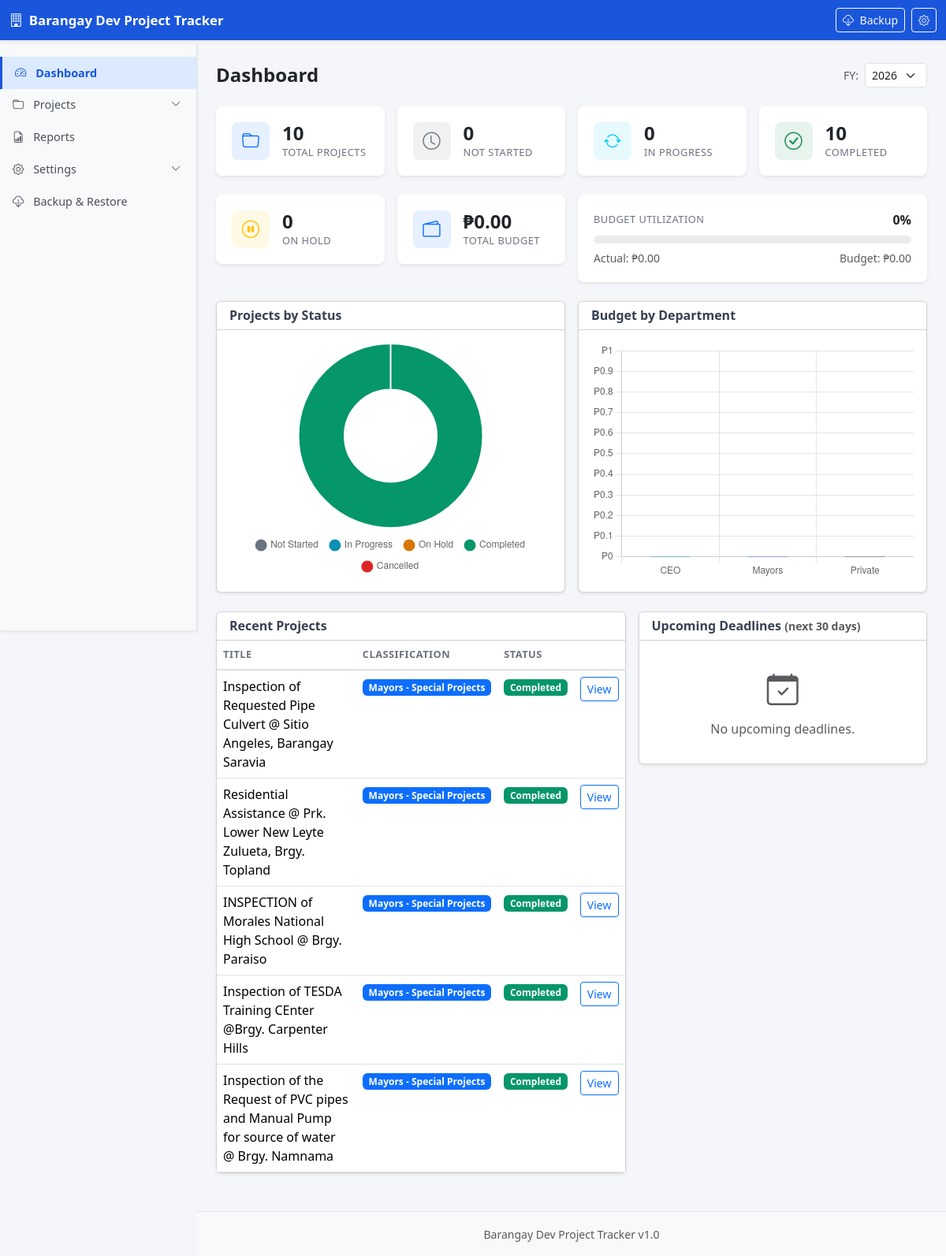
The page / on the database its author committed.
### tables this page shows
CREATE TABLE `projects` (
  `id` int(11) NOT NULL AUTO_INCREMENT,
  `title` varchar(255) NOT NULL,
  `project_type` enum('Root Project','SEF Project','Special Project') NOT NULL,
  `visibility` enum('Private','Public') NOT NULL DEFAULT 'Public',
  `department` varchar(50) DEFAULT NULL,
  `project_subtype` varchar(100) DEFAULT NULL,
  `category_id` int(11) DEFAULT NULL,
  `description` text DEFAULT NULL,
  `priority` enum('High','Medium','Low') DEFAULT 'Medium',
  `status` enum('Not Started','In Progress','On Hold','Completed','Cancelled') DEFAULT 'Not Started',
  `funding_source` varchar(150) DEFAULT NULL,
  `resolution_no` varchar(50) DEFAULT NULL,
  `budget_allocated` decimal(15,2) DEFAULT 0.00,
  `actual_cost` decimal(15,2) DEFAULT 0.00,
  `start_date` date DEFAULT NULL,
  `target_end_date` date DEFAULT NULL,
  `actual_end_date` date DEFAULT NULL,
  `fiscal_year` year(4) NOT NULL,
  `location` varchar(255) DEFAULT NULL,
  `contact_person` varchar(150) DEFAULT NULL,
  `remarks` text DEFAULT NULL,
  `is_archived` tinyint(1) DEFAULT 0,
  `is_deleted` tinyint(1) DEFAULT 0,
  `created_at` timestamp NOT NULL DEFAULT current_timestamp(),
  `updated_at` timestamp NOT NULL DEFAULT current_timestamp() ON UPDATE current_timestamp(),
  PRIMARY KEY (`id`),
  KEY `category_id` (`category_id`),
  KEY `idx_projects_type` (`project_type`),
  KEY `idx_projects_visibility` (`visibility`),
  KEY `idx_projects_department` (`department`),
  KEY `idx_projects_status` (`status`),
  KEY `idx_projects_fiscal_year` (`fiscal_year`),
  KEY `idx_projects_is_deleted` (`is_deleted`),
  KEY `idx_projects_is_archived` (`is_archived`),
  CONSTRAINT `projects_ibfk_1` FOREIGN KEY (`category_id`) REFERENCES `categories` (`id`) ON DELETE SET NULL
);

### index.php (the view, shortened to what the rows shown need)
<?php
require_once __DIR__ . '/includes/header.php';
$fiscalYear = isset($_GET['year']) ? (int)$_GET['year'] : (int)$currentFiscalYear;
$counts = getProjectCounts($pdo, $fiscalYear);
$stmtRecent = $pdo->prepare("
    SELECT id, title, project_type, visibility, department, project_subtype, status, updated_at
    FROM projects
    WHERE is_deleted = 0 AND is_archived = 0 AND fiscal_year = ?
    ORDER BY updated_at DESC
    LIMIT 5
");
$stmtRecent->execute([$fiscalYear]);
$recentProjects = $stmtRecent->fetchAll();
function statusBadgeClass($status) {
    $map = [
        'Not Started' => 'badge-not-started',
        'In Progress' => 'badge-in-progress',
        'On Hold'     => 'badge-on-hold',
        'Completed'   => 'badge-completed',
        'Cancelled'   => 'badge-cancelled',
    ];
    return $map[$status] ?? 'bg-secondary';
}
?>
<div class="row g-3 mb-4">
    <div class="col-lg-7">
        <div class="card shadow-sm">
            <div class="card-body p-0">
                <?php if (empty($recentProjects)): ?>
                    <div class="p-4 text-center text-muted">
                        <i class="bi bi-inbox fs-1 d-block mb-2"></i>
                        No projects yet. <a href="<?= BASE_URL ?>/pages/projects/create.php">Create one</a>.
                    </div>
                <?php else: ?>
                <div class="table-responsive">
                    <table class="table table-hover mb-0">
                        <thead>
                            <tr>
                                <th>Title</th>
                                <th>Classification</th>
                                <th>Status</th>
                                <th></th>
                            </tr>
                        </thead>
                        <tbody>
                            <?php foreach ($recentProjects as $proj): ?>
                            <tr>
                                <td class="fw-medium"><?= sanitize($proj['title']) ?></td>
                                <td><span class="badge <?= getClassificationBadgeClass($proj) ?>"><?= sanitize(getClassificationLabel($proj)) ?></span></td>
                                <td><span class="badge <?= statusBadgeClass($proj['status']) ?>"><?= sanitize($proj['status']) ?></span></td>
                                <td><a href="<?= BASE_URL ?>/pages/projects/view.php?id=<?= $proj['id'] ?>" class="btn btn-sm btn-outline-primary">View</a></td>
                            </tr>
                            <?php endforeach; ?>
                        </tbody>
                    </table>
                </div>
                <?php endif; ?>
            </div>
        </div>
    </div>
</div>
<?php
$chartData = [
    'status' => [
        'labels' => ['Not Started', 'In Progress', 'On Hold', 'Completed', 'Cancelled'],
        'data' => [
            $counts['not_started'],
            $counts['in_progress'],
            $counts['on_hold'],
            $counts['completed'],
            $counts['cancelled'],
        ],
        'colors' => ['#6b7280', '#0891b2', '#d97706', '#059669', '#dc2626'],
    ],
    'budget' => [
        'labels' => ['CEO', 'Mayors', 'Private'],
        'data' => [
            (float)$counts['ceo_budget'],
            (float)$counts['mayors_budget'],
            (float)$counts['private_budget'],
        ],
        'colors' => ['#0891b2', '#1a56db', '#374151'],
    ],
];
$pageScripts = '<script>
const chartData = ' . json_encode($chartData) . ';
// Status Pie Chart
new Chart(document.getElementById("statusChart"), {
    type: "doughnut",
    data: {
        labels: chartData.status.labels,
        datasets: [{
            data: chartData.status.data,
            backgroundColor: chartData.status.colors,
            borderWidth: 2,
            borderColor: "#fff"
        }]
    },
    options: {
        responsive: true,
        maintainAspectRatio: false,
        plugins: {
            legend: { position: "bottom", labels: { padding: 15, usePointStyle: true } }
        }
    }
});
// Budget Bar Chart
new Chart(document.getElementById("budgetChart"), {
    type: "bar",
    data: {
        labels: chartData.budget.labels,
        datasets: [{
            label: "Budget Allocated",
            data: chartData.budget.data,
            backgroundColor: chartData.budget.colors,
            borderRadius: 4,
            barThickness: 50
        }]
    },
    options: {
        responsive: true,
        maintainAspectRatio: false,
        plugins: {
            legend: { display: false }
        },
        scales: {
            y: {
                beginAtZero: true,
                ticks: {
                    callback: function(value) {
                        if (value >= 1000000) return "\u20B1" + (value / 1000000).toFixed(1) + "M";
                        if (value >= 1000) return "\u20B1" + (value / 1000).toFixed(0) + "K";
                        return "\u20B1" + value;
                    }
                }
            }
        }
    }
});
</script>';
require_once __DIR__ . '/includes/footer.php';
?>

### rows shown on the page
projects: title "Inspection of Requested Pipe Culvert @ Sitio Angeles, Barangay Saravia", getClassificationLabel($proj) "Mayors - Special Projects", status "Completed"
projects: title "Residential Assistance @ Prk. Lower New Leyte Zulueta, Brgy. Topland", getClassificationLabel($proj) "Mayors - Special Projects", status "Completed"
projects: title "INSPECTION of Morales National High School @ Brgy. Paraiso", getClassificationLabel($proj) "Mayors - Special Projects", status "Completed"
projects: title "Inspection of TESDA Training CEnter @Brgy. Carpenter Hills", getClassificationLabel($proj) "Mayors - Special Projects", status "Completed"
projects: title "Inspection of the Request of PVC pipes and Manual Pump for source of water @ Brgy. Namnama", getClassificationLabel($proj) "Mayors - Special Projects", status "Completed"

### other values the page prints
APP_NAME "Barangay Dev Project Tracker"
$counts['total'] "10"
$counts['not_started'] "0"
$counts['in_progress'] "0"
$counts['completed'] "10"
$counts['on_hold'] "0"
formatCurrency($counts['total_budget']) "₱0.00"
$counts['utilization'] "0"
formatCurrency($counts['total_actual']) "₱0.00"
APP_VERSION "1.0"
form field year "2026"
